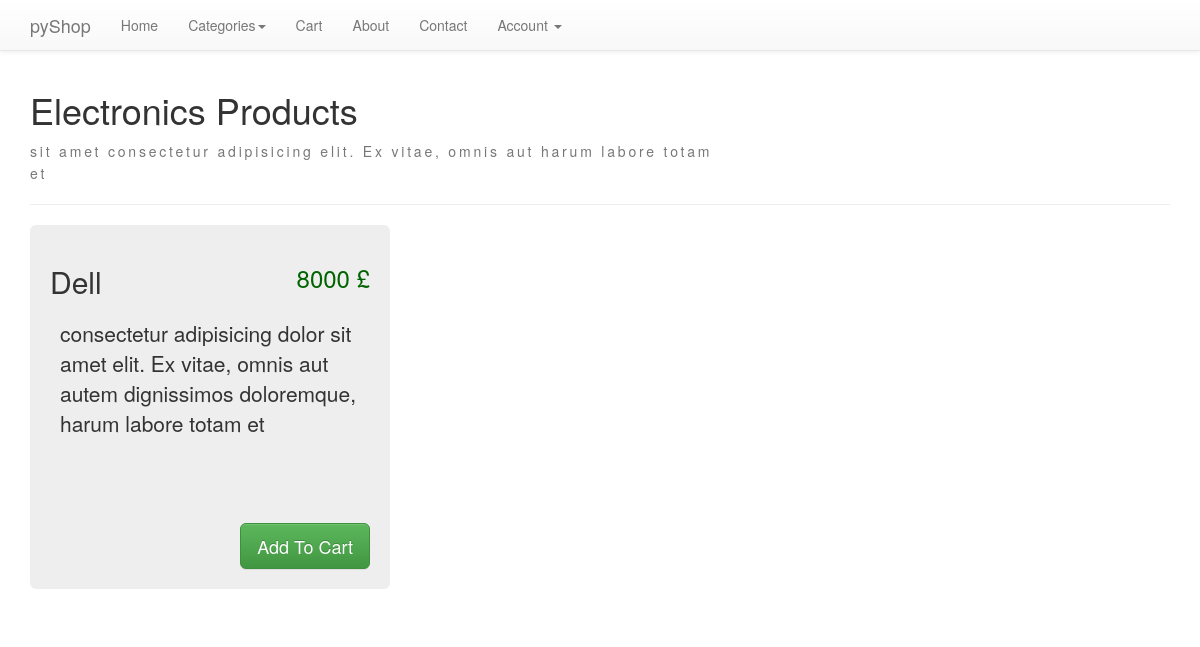
Screenshot of /categories/2/ with the database file from the repository.
### products/models.py (models this page shows, shortened)
class category(models.Model):
    name = models.CharField(max_length=200)
    description = models.CharField(max_length=1000)

class product(models.Model):
    name = models.CharField(max_length=300)
    description = models.CharField(max_length=1000)
    price = models.IntegerField()
    category = models.ForeignKey(category, on_delete=models.CASCADE)

### products/views.py (the view)
# urls.py: url(r'^categories/(?P<category_id>[0-9]+)/$', products_views.categoryFunc, name='category'),
def categoryFunc(request, category_id):
    categories = category.objects.all()
    curr_category = category.objects.get(pk=category_id)
    products = product.objects.filter(category=curr_category)
    title = curr_category.name + " Products"
    context = {'title': title, 'category': curr_category, 'products': products, 'categories': categories}
    template = 'category.html'
    return render(request, template, context)

### products/templates/category.html (shortened to what this page needs)
{% extends 'base.html' %}
{% block content %}
    <h1>{{ title }}</h1>
    <p style="width: 60%; letter-spacing: .2em; line-height: 1.6em; color: #777">{{ category.description }}</p>
    <hr>
    <div class="row">
    {% for product in products %}
        <div class="col-md-4">
            <div class="jumbotron" style="padding: 20px; position: relative;">
                <h3 style="position: absolute; right: 20px; top: 20px; color: darkgreen">{{ product.price }} &pound;</h3>
                <h2>{{ product.name }}</h2>
                <p class="" style="padding: 10px; height: 200px;">
                    {{ product.description }}
                </p>
                <p><a class="btn btn-success btn-lg" style="float:right" href="/categories/{{ category.pk }}/products/{{ product.pk }}/" role="button">Add To Cart</a></p>
            </div>
        </div>
    {% endfor %}
    </div>
{% endblock %}

### static/static/css/theme.css (style rules this page uses)
body { padding-top: 70px; padding-bottom: 30px; }

### rows the page displays
category: description "sit amet consectetur adipisicing elit. Ex vitae, omnis aut harum labore totam et"
product: price "8000", name "Dell", description "consectetur adipisicing dolor sit amet elit. Ex vitae, omnis aut autem dignissimos doloremque, harum labore totam et"

### other values shown
{{ title }} "Electronics Products"
